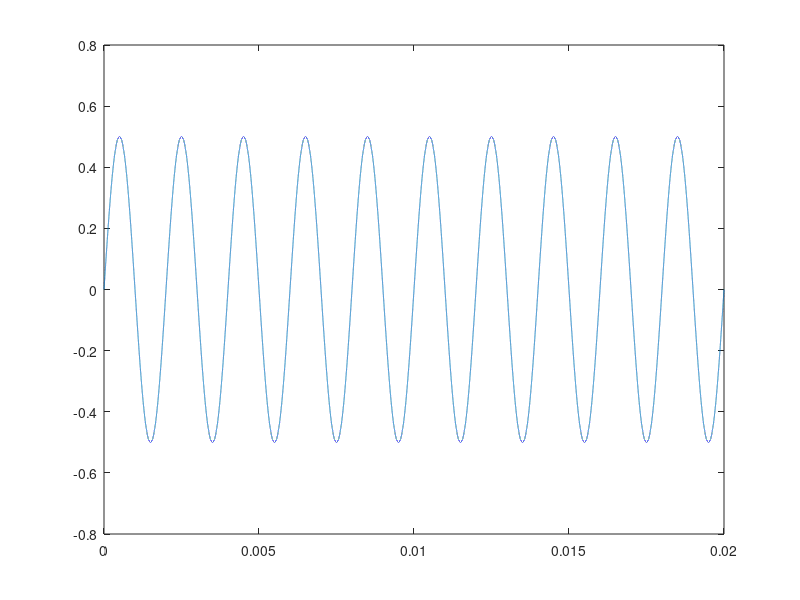
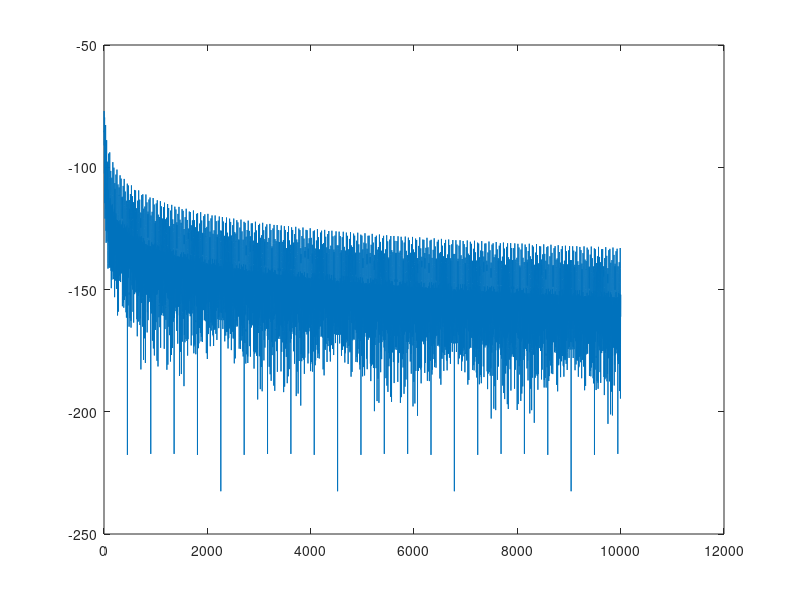
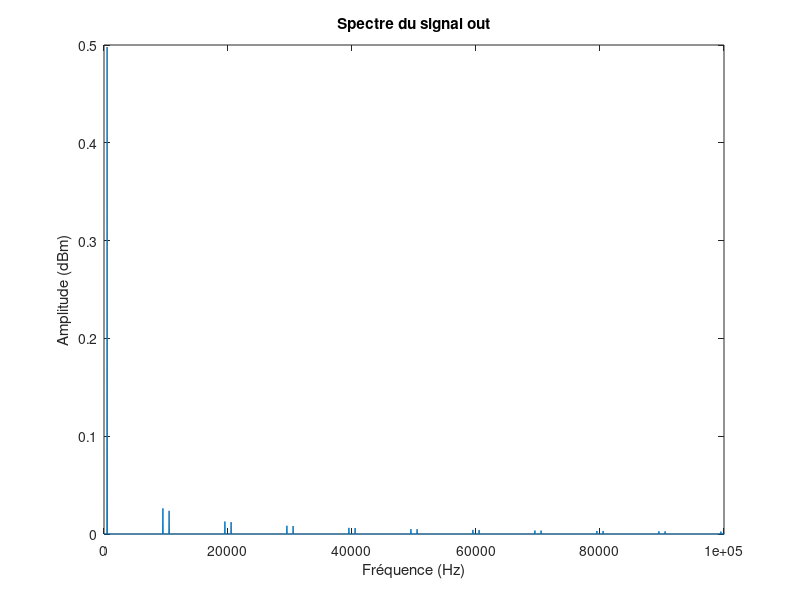
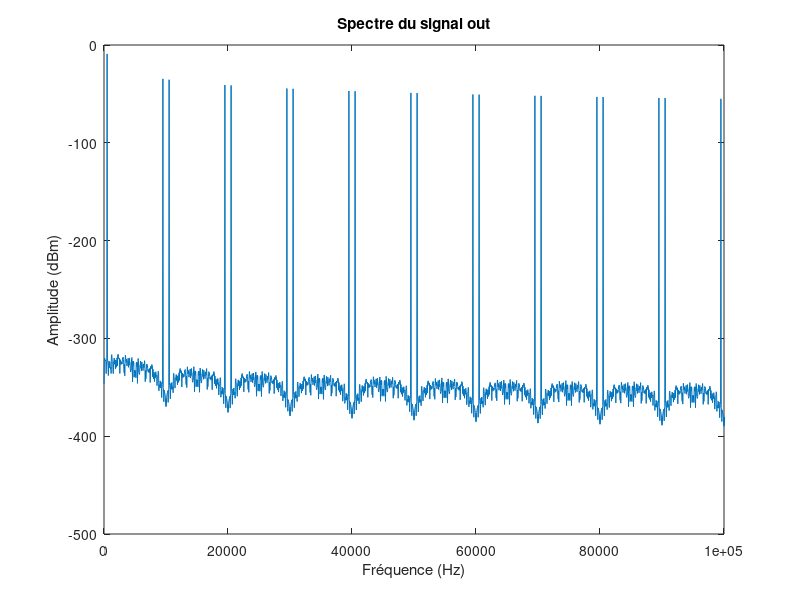

Here is the MATLAB script that generated these plots, in order:
%%
close all; clear; clc;

f = 500;
T = 1/f;
nE = 20;
Te = T/nE;
Te1 = Te/1000;
period = T*10; %sec
A = 0.5;

nDataTe1 = round(period/Te1);

t = (0:Te1:period-Te1);
in = zeros(1, round(nDataTe1));
for tt=1:nDataTe1
    ttt = (tt-1)*Te1;
    in(tt) = A*sin(2*pi*f*ttt);
end

figure(1)
plot(t,in)
hold on

out = zeros(1, round(nDataTe1));
for tt=1:nDataTe1
    ttt = (tt-1)*Te1;
    if mod(ttt, Te) == 0
        out(tt) = A*sin(2*pi*f*ttt);
    else
        out(tt) = out(tt-1);
    end
end

figure(2)
plot(t,out)

%%

tf_noa = zeros(1, 1/Te1/2/f+1);
for ff=0:f:1/Te1/2
    sumI=0;
    tt = 0;
    for nn=1:nE
        if mod(nn,(nE-2)/2) == 0
            sumI = sumI + Te*A*sin(2*pi*nn/nE)*sinc(pi*ff*Te)*exp(-1i*2*pi*ff*(tt+Te/2));
            tt = tt + Te;
        else
            sumI = sumI + 2*Te*A*sin(2*pi*nn/nE)*sinc(pi*ff*2*Te)*exp(-1i*2*pi*ff*(tt+2*Te/2));
            tt = tt + 2*Te;
        end
    end
    sumN = 0;
    tf_noa(ff/f+1) = tf_noa(ff/f+1) + 2 * abs(sumI);
end

tf_noa = 20*log10(tf_noa);

figure(2)
plot(tf_noa)

%%
% Calcul de la transformée de Fourier
L = length(out); % Longueur du signal
Y = fft(out);    % Calcul de la DFT
P2 = abs(Y/L);   % Calcul des amplitudes
P1 = P2(1:L/2+1);% Troncature de la moitié positive du spectre
P1(2:end-1) = 2*P1(2:end-1); % Doublement pour compenser la moitié tronquée

% Fréquences correspondantes
frequencies = (0:(L/2))*(1/period);
P_dBm = 20*log10(P1/sqrt(2));

% Affichage du spectre
figure(3)
plot(frequencies, P1)
title('Spectre du signal out')
xlabel('Fréquence (Hz)')
ylabel('Amplitude (dBm)')
xlim([0 100e3])
figure(4)
plot(frequencies, P_dBm)
title('Spectre du signal out')
xlabel('Fréquence (Hz)')
ylabel('Amplitude (dBm)')
xlim([0 100e3])
